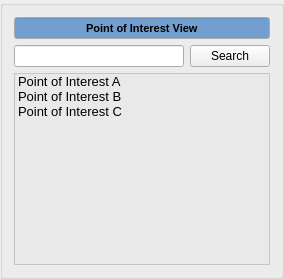
        <widget class="QGroupBox" name="point_of_interest_view_groupbox">
         <property name="title">
          <string/>
         </property>
         <layout class="QGridLayout" name="gridLayout_5">
          <item row="0" column="0" colspan="2">
           <widget class="QLineEdit" name="point_of_interest_view_lineedit">
            <property name="palette">
             <palette>
              <active>
               <colorrole role="Base">
                <brush brushstyle="SolidPattern">
                 <color alpha="255">
                  <red>114</red>
                  <green>159</green>
                  <blue>207</blue>
                 </color>
                </brush>
               </colorrole>
              </active>
              <inactive>
               <colorrole role="Base">
                <brush brushstyle="SolidPattern">
                 <color alpha="255">
                  <red>114</red>
                  <green>159</green>
                  <blue>207</blue>
                 </color>
                </brush>
               </colorrole>
              </inactive>
              <disabled>
               <colorrole role="Base">
                <brush brushstyle="SolidPattern">
                 <color alpha="255">
                  <red>255</red>
                  <green>255</green>
                  <blue>255</blue>
                 </color>
                </brush>
               </colorrole>
              </disabled>
             </palette>
            </property>
            <property name="font">
             <font>
              <pointsize>8</pointsize>
              <weight>75</weight>
              <bold>true</bold>
             </font>
            </property>
            <property name="autoFillBackground">
             <bool>false</bool>
            </property>
            <property name="text">
             <string>Point of Interest View</string>
            </property>
            <property name="alignment">
             <set>Qt::AlignCenter</set>
            </property>
            <property name="readOnly">
             <bool>true</bool>
            </property>
           </widget>
          </item>
          <item row="1" column="1">
           <widget class="QPushButton" name="point_of_interest_view_search_button">
            <property name="text">
             <string>Search</string>
            </property>
           </widget>
          </item>
          <item row="1" column="0">
           <widget class="QLineEdit" name="point_of_interest_view_search_lineedit">
            <property name="palette">
             <palette>
              <active>
               <colorrole role="WindowText">
                <brush brushstyle="SolidPattern">
                 <color alpha="255">
                  <red>0</red>
                  <green>0</green>
                  <blue>0</blue>
                 </color>
                </brush>
               </colorrole>
               <colorrole role="Dark">
                <brush brushstyle="SolidPattern">
                 <color alpha="255">
                  <red>119</red>
                  <green>119</green>
                  <blue>118</blue>
                 </color>
                </brush>
               </colorrole>
               <colorrole role="Mid">
                <brush brushstyle="SolidPattern">
                 <color alpha="255">
                  <red>159</red>
                  <green>159</green>
                  <blue>157</blue>
                 </color>
                </brush>
               </colorrole>
               <colorrole role="Text">
                <brush brushstyle="SolidPattern">
                 <color alpha="255">
                  <red>203</red>
                  <green>203</green>
                  <blue>203</blue>
                 </color>
                </brush>
               </colorrole>
               <colorrole role="ButtonText">
                <brush brushstyle="SolidPattern">
                 <color alpha="255">
                  <red>0</red>
                  <green>0</green>
                  <blue>0</blue>
                 </color>
                </brush>
               </colorrole>
               <colorrole role="Base">
                <brush brushstyle="SolidPattern">
                 <color alpha="255">
                  <red>255</red>
                  <green>255</green>
                  <blue>255</blue>
                 </color>
                </brush>
               </colorrole>
               <colorrole role="Window">
                <brush brushstyle="SolidPattern">
                 <color alpha="255">
                  <red>238</red>
                  <green>238</green>
                  <blue>236</blue>
                 </color>
                </brush>
               </colorrole>
               <colorrole role="Shadow">
                <brush brushstyle="SolidPattern">
                 <color alpha="255">
                  <red>0</red>
                  <green>0</green>
                  <blue>0</blue>
                 </color>
                </brush>
               </colorrole>
               <colorrole role="AlternateBase">
                <brush brushstyle="SolidPattern">
                 <color alpha="255">
                  <red>184</red>
                  <green>184</green>
                  <blue>184</blue>
                 </color>
                </brush>
               </colorrole>
               <colorrole role="ToolTipBase">
                <brush brushstyle="SolidPattern">
                 <color alpha="255">
                  <red>255</red>
                  <green>255</green>
                  <blue>220</blue>
                 </color>
                </brush>
               </colorrole>
               <colorrole role="ToolTipText">
                <brush brushstyle="SolidPattern">
                 <color alpha="255">
                  <red>0</red>
                  <green>0</green>
                  <blue>0</blue>
                 </color>
                </brush>
               </colorrole>
               <colorrole role="PlaceholderText">
                <brush brushstyle="NoBrush">
                 <color alpha="128">
                  <red>203</red>
                  <green>203</green>
                  <blue>203</blue>
                 </color>
                </brush>
               </colorrole>
              </active>
              <inactive>
               <colorrole role="WindowText">
                <brush brushstyle="SolidPattern">
                 <color alpha="255">
                  <red>0</red>
                  <green>0</green>
                  <blue>0</blue>
                 </color>
                </brush>
               </colorrole>
               <colorrole role="Dark">
                <brush brushstyle="SolidPattern">
                 <color alpha="255">
                  <red>119</red>
                  <green>119</green>
                  <blue>118</blue>
                 </color>
                </brush>
               </colorrole>
               <colorrole role="Mid">
                <brush brushstyle="SolidPattern">
                 <color alpha="255">
                  <red>159</red>
                  <green>159</green>
                  <blue>157</blue>
                 </color>
                </brush>
               </colorrole>
               <colorrole role="Text">
                <brush brushstyle="SolidPattern">
                 <color alpha="255">
                  <red>203</red>
                  <green>203</green>
                  <blue>203</blue>
                 </color>
                </brush>
               </colorrole>
               <colorrole role="ButtonText">
                <brush brushstyle="SolidPattern">
                 <color alpha="255">
                  <red>0</red>
                  <green>0</green>
                  <blue>0</blue>
                 </color>
                </brush>
               </colorrole>
               <colorrole role="Base">
                <brush brushstyle="SolidPattern">
                 <color alpha="255">
                  <red>255</red>
                  <green>255</green>
                  <blue>255</blue>
                 </color>
                </brush>
               </colorrole>
               <colorrole role="Window">
                <brush brushstyle="SolidPattern">
                 <color alpha="255">
                  <red>238</red>
                  <green>238</green>
                  <blue>236</blue>
                 </color>
                </brush>
               </colorrole>
               <colorrole role="Shadow">
                <brush brushstyle="SolidPattern">
                 <color alpha="255">
                  <red>0</red>
                  <green>0</green>
                  <blue>0</blue>
                 </color>
                </brush>
               </colorrole>
               <colorrole role="AlternateBase">
                <brush brushstyle="SolidPattern">
                 <color alpha="255">
                  <red>184</red>
                  <green>184</green>
                  <blue>184</blue>
                 </color>
                </brush>
               </colorrole>
               <colorrole role="ToolTipBase">
                <brush brushstyle="SolidPattern">
                 <color alpha="255">
                  <red>255</red>
                  <green>255</green>
                  <blue>220</blue>
                 </color>
                </brush>
               </colorrole>
               <colorrole role="ToolTipText">
                <brush brushstyle="SolidPattern">
                 <color alpha="255">
                  <red>0</red>
                  <green>0</green>
                  <blue>0</blue>
                 </color>
                </brush>
               </colorrole>
               <colorrole role="PlaceholderText">
                <brush brushstyle="NoBrush">
                 <color alpha="128">
                  <red>203</red>
                  <green>203</green>
                  <blue>203</blue>
                 </color>
                </brush>
               </colorrole>
              </inactive>
              <disabled>
               <colorrole role="WindowText">
                <brush brushstyle="SolidPattern">
                 <color alpha="255">
                  <red>119</red>
                  <green>119</green>
                  <blue>118</blue>
                 </color>
                </brush>
               </colorrole>
               <colorrole role="Dark">
                <brush brushstyle="SolidPattern">
                 <color alpha="255">
                  <red>119</red>
                  <green>119</green>
                  <blue>118</blue>
                 </color>
                </brush>
               </colorrole>
               <colorrole role="Mid">
                <brush brushstyle="SolidPattern">
                 <color alpha="255">
                  <red>159</red>
                  <green>159</green>
                  <blue>157</blue>
                 </color>
                </brush>
               </colorrole>
               <colorrole role="Text">
                <brush brushstyle="SolidPattern">
                 <color alpha="255">
                  <red>119</red>
                  <green>119</green>
                  <blue>118</blue>
                 </color>
                </brush>
               </colorrole>
               <colorrole role="ButtonText">
                <brush brushstyle="SolidPattern">
                 <color alpha="255">
                  <red>119</red>
                  <green>119</green>
                  <blue>118</blue>
                 </color>
                </brush>
               </colorrole>
               <colorrole role="Base">
                <brush brushstyle="SolidPattern">
                 <color alpha="255">
                  <red>238</red>
                  <green>238</green>
                  <blue>236</blue>
                 </color>
                </brush>
               </colorrole>
               <colorrole role="Window">
                <brush brushstyle="SolidPattern">
                 <color alpha="255">
                  <red>238</red>
                  <green>238</green>
                  <blue>236</blue>
                 </color>
                </brush>
               </colorrole>
               <colorrole role="Shadow">
                <brush brushstyle="SolidPattern">
                 <color alpha="255">
                  <red>0</red>
                  <green>0</green>
                  <blue>0</blue>
                 </color>
                </brush>
               </colorrole>
               <colorrole role="AlternateBase">
                <brush brushstyle="SolidPattern">
                 <color alpha="255">
                  <red>184</red>
                  <green>184</green>
                  <blue>184</blue>
                 </color>
                </brush>
               </colorrole>
               <colorrole role="ToolTipBase">
                <brush brushstyle="SolidPattern">
                 <color alpha="255">
                  <red>255</red>
                  <green>255</green>
                  <blue>220</blue>
                 </color>
                </brush>
               </colorrole>
               <colorrole role="ToolTipText">
                <brush brushstyle="SolidPattern">
                 <color alpha="255">
                  <red>0</red>
                  <green>0</green>
                  <blue>0</blue>
                 </color>
                </brush>
               </colorrole>
               <colorrole role="PlaceholderText">
                <brush brushstyle="NoBrush">
                 <color alpha="128">
                  <red>203</red>
                  <green>203</green>
                  <blue>203</blue>
                 </color>
                </brush>
               </colorrole>
              </disabled>
             </palette>
            </property>
            <property name="font">
             <font>
              <pointsize>8</pointsize>
             </font>
            </property>
            <property name="text">
             <string/>
            </property>
           </widget>
          </item>
          <item row="2" column="0" colspan="2">
           <widget class="QListWidget" name="point_of_interest_view_listwidget">
            <property name="palette">
             <palette>
              <active>
               <colorrole role="WindowText">
                <brush brushstyle="SolidPattern">
                 <color alpha="255">
                  <red>0</red>
                  <green>0</green>
                  <blue>0</blue>
                 </color>
                </brush>
               </colorrole>
               <colorrole role="Button">
                <brush brushstyle="SolidPattern">
                 <color alpha="255">
                  <red>255</red>
                  <green>255</green>
                  <blue>255</blue>
                 </color>
                </brush>
               </colorrole>
               <colorrole role="Light">
                <brush brushstyle="SolidPattern">
                 <color alpha="255">
                  <red>255</red>
                  <green>255</green>
                  <blue>255</blue>
                 </color>
                </brush>
               </colorrole>
               <colorrole role="Midlight">
                <brush brushstyle="SolidPattern">
                 <color alpha="255">
                  <red>255</red>
                  <green>255</green>
                  <blue>255</blue>
                 </color>
                </brush>
               </colorrole>
               <colorrole role="Dark">
                <brush brushstyle="SolidPattern">
                 <color alpha="255">
                  <red>127</red>
                  <green>127</green>
                  <blue>127</blue>
                 </color>
                </brush>
               </colorrole>
               <colorrole role="Mid">
                <brush brushstyle="SolidPattern">
                 <color alpha="255">
                  <red>170</red>
                  <green>170</green>
                  <blue>170</blue>
                 </color>
                </brush>
               </colorrole>
               <colorrole role="Text">
                <brush brushstyle="SolidPattern">
                 <color alpha="255">
                  <red>0</red>
                  <green>0</green>
                  <blue>0</blue>
                 </color>
                </brush>
               </colorrole>
               <colorrole role="BrightText">
                <brush brushstyle="SolidPattern">
                 <color alpha="255">
                  <red>255</red>
                  <green>255</green>
                  <blue>255</blue>
                 </color>
                </brush>
               </colorrole>
               <colorrole role="Base">
                <brush brushstyle="SolidPattern">
                 <color alpha="142">
                  <red>229</red>
                  <green>229</green>
                  <blue>229</blue>
                 </color>
                </brush>
               </colorrole>
               <colorrole role="Window">
                <brush brushstyle="SolidPattern">
                 <color alpha="255">
                  <red>255</red>
                  <green>255</green>
                  <blue>255</blue>
                 </color>
                </brush>
               </colorrole>
               <colorrole role="Shadow">
                <brush brushstyle="SolidPattern">
                 <color alpha="255">
                  <red>0</red>
                  <green>0</green>
                  <blue>0</blue>
                 </color>
                </brush>
               </colorrole>
               <colorrole role="AlternateBase">
                <brush brushstyle="SolidPattern">
                 <color alpha="255">
                  <red>255</red>
                  <green>255</green>
                  <blue>255</blue>
                 </color>
                </brush>
               </colorrole>
               <colorrole role="ToolTipBase">
                <brush brushstyle="SolidPattern">
                 <color alpha="255">
                  <red>255</red>
                  <green>255</green>
                  <blue>220</blue>
                 </color>
                </brush>
               </colorrole>
               <colorrole role="ToolTipText">
                <brush brushstyle="SolidPattern">
                 <color alpha="255">
                  <red>0</red>
                  <green>0</green>
                  <blue>0</blue>
                 </color>
                </brush>
               </colorrole>
               <colorrole role="PlaceholderText">
                <brush brushstyle="NoBrush">
                 <color alpha="128">
                  <red>0</red>
                  <green>0</green>
                  <blue>0</blue>
                 </color>
                </brush>
               </colorrole>
              </active>
              <inactive>
               <colorrole role="WindowText">
                <brush brushstyle="SolidPattern">
                 <color alpha="255">
                  <red>0</red>
                  <green>0</green>
                  <blue>0</blue>
                 </color>
                </brush>
               </colorrole>
               <colorrole role="Button">
                <brush brushstyle="SolidPattern">
                 <color alpha="255">
                  <red>255</red>
                  <green>255</green>
                  <blue>255</blue>
                 </color>
                </brush>
               </colorrole>
               <colorrole role="Light">
                <brush brushstyle="SolidPattern">
                 <color alpha="255">
                  <red>255</red>
                  <green>255</green>
                  <blue>255</blue>
                 </color>
                </brush>
               </colorrole>
               <colorrole role="Midlight">
                <brush brushstyle="SolidPattern">
                 <color alpha="255">
                  <red>255</red>
                  <green>255</green>
                  <blue>255</blue>
                 </color>
                </brush>
               </colorrole>
               <colorrole role="Dark">
                <brush brushstyle="SolidPattern">
                 <color alpha="255">
                  <red>127</red>
                  <green>127</green>
                  <blue>127</blue>
                 </color>
                </brush>
               </colorrole>
               <colorrole role="Mid">
                <brush brushstyle="SolidPattern">
                 <color alpha="255">
                  <red>170</red>
                  <green>170</green>
                  <blue>170</blue>
                 </color>
                </brush>
               </colorrole>
               <colorrole role="Text">
                <brush brushstyle="SolidPattern">
                 <color alpha="255">
                  <red>0</red>
                  <green>0</green>
                  <blue>0</blue>
                 </color>
                </brush>
               </colorrole>
               <colorrole role="BrightText">
                <brush brushstyle="SolidPattern">
                 <color alpha="255">
                  <red>255</red>
                  <green>255</green>
                  <blue>255</blue>
                 </color>
                </brush>
               </colorrole>
               <colorrole role="Base">
                <brush brushstyle="SolidPattern">
                 <color alpha="142">
                  <red>229</red>
                  <green>229</green>
                  <blue>229</blue>
                 </color>
                </brush>
               </colorrole>
               <colorrole role="Window">
                <brush brushstyle="SolidPattern">
                 <color alpha="255">
                  <red>255</red>
                  <green>255</green>
                  <blue>255</blue>
                 </color>
                </brush>
               </colorrole>
               <colorrole role="Shadow">
                <brush brushstyle="SolidPattern">
                 <color alpha="255">
                  <red>0</red>
                  <green>0</green>
                  <blue>0</blue>
                 </color>
                </brush>
               </colorrole>
               <colorrole role="AlternateBase">
                <brush brushstyle="SolidPattern">
                 <color alpha="255">
                  <red>255</red>
                  <green>255</green>
                  <blue>255</blue>
                 </color>
                </brush>
               </colorrole>
               <colorrole role="ToolTipBase">
                <brush brushstyle="SolidPattern">
                 <color alpha="255">
                  <red>255</red>
                  <green>255</green>
                  <blue>220</blue>
                 </color>
                </brush>
               </colorrole>
               <colorrole role="ToolTipText">
                <brush brushstyle="SolidPattern">
                 <color alpha="255">
                  <red>0</red>
                  <green>0</green>
                  <blue>0</blue>
                 </color>
                </brush>
               </colorrole>
               <colorrole role="PlaceholderText">
                <brush brushstyle="NoBrush">
                 <color alpha="128">
                  <red>0</red>
                  <green>0</green>
                  <blue>0</blue>
                 </color>
                </brush>
               </colorrole>
              </inactive>
              <disabled>
               <colorrole role="WindowText">
                <brush brushstyle="SolidPattern">
                 <color alpha="255">
                  <red>127</red>
                  <green>127</green>
                  <blue>127</blue>
                 </color>
                </brush>
               </colorrole>
               <colorrole role="Button">
                <brush brushstyle="SolidPattern">
                 <color alpha="255">
                  <red>255</red>
                  <green>255</green>
                  <blue>255</blue>
                 </color>
                </brush>
               </colorrole>
               <colorrole role="Light">
                <brush brushstyle="SolidPattern">
                 <color alpha="255">
                  <red>255</red>
                  <green>255</green>
                  <blue>255</blue>
                 </color>
                </brush>
               </colorrole>
               <colorrole role="Midlight">
                <brush brushstyle="SolidPattern">
                 <color alpha="255">
                  <red>255</red>
                  <green>255</green>
                  <blue>255</blue>
                 </color>
                </brush>
               </colorrole>
               <colorrole role="Dark">
                <brush brushstyle="SolidPattern">
                 <color alpha="255">
                  <red>127</red>
                  <green>127</green>
                  <blue>127</blue>
                 </color>
                </brush>
               </colorrole>
               <colorrole role="Mid">
                <brush brushstyle="SolidPattern">
                 <color alpha="255">
                  <red>170</red>
                  <green>170</green>
                  <blue>170</blue>
                 </color>
                </brush>
               </colorrole>
               <colorrole role="Text">
                <brush brushstyle="SolidPattern">
                 <color alpha="255">
                  <red>127</red>
                  <green>127</green>
                  <blue>127</blue>
                 </color>
                </brush>
               </colorrole>
               <colorrole role="BrightText">
                <brush brushstyle="SolidPattern">
                 <color alpha="255">
                  <red>255</red>
                  <green>255</green>
                  <blue>255</blue>
                 </color>
                </brush>
               </colorrole>
               <colorrole role="Base">
                <brush brushstyle="SolidPattern">
                 <color alpha="255">
                  <red>255</red>
                  <green>255</green>
                  <blue>255</blue>
                 </color>
                </brush>
               </colorrole>
               <colorrole role="Window">
                <brush brushstyle="SolidPattern">
                 <color alpha="255">
                  <red>255</red>
                  <green>255</green>
                  <blue>255</blue>
                 </color>
                </brush>
               </colorrole>
               <colorrole role="Shadow">
                <brush brushstyle="SolidPattern">
                 <color alpha="255">
                  <red>0</red>
                  <green>0</green>
                  <blue>0</blue>
                 </color>
                </brush>
               </colorrole>
               <colorrole role="AlternateBase">
                <brush brushstyle="SolidPattern">
                 <color alpha="255">
                  <red>255</red>
                  <green>255</green>
                  <blue>255</blue>
                 </color>
                </brush>
               </colorrole>
               <colorrole role="ToolTipBase">
                <brush brushstyle="SolidPattern">
                 <color alpha="255">
                  <red>255</red>
                  <green>255</green>
                  <blue>220</blue>
                 </color>
                </brush>
               </colorrole>
               <colorrole role="ToolTipText">
                <brush brushstyle="SolidPattern">
                 <color alpha="255">
                  <red>0</red>
                  <green>0</green>
                  <blue>0</blue>
                 </color>
                </brush>
               </colorrole>
               <colorrole role="PlaceholderText">
                <brush brushstyle="NoBrush">
                 <color alpha="128">
                  <red>0</red>
                  <green>0</green>
                  <blue>0</blue>
                 </color>
                </brush>
               </colorrole>
              </disabled>
             </palette>
            </property>
            <property name="font">
             <font>
              <pointsize>10</pointsize>
             </font>
            </property>
            <property name="editTriggers">
             <set>QAbstractItemView::DoubleClicked|QAbstractItemView::EditKeyPressed</set>
            </property>
            <property name="resizeMode">
             <enum>QListView::Adjust</enum>
            </property>
            <property name="spacing">
             <number>0</number>
            </property>
            <item>
             <property name="text">
              <string>Point of Interest A</string>
             </property>
            </item>
            <item>
             <property name="text">
              <string>Point of Interest B</string>
             </property>
            </item>
            <item>
             <property name="text">
              <string>Point of Interest C</string>
             </property>
            </item>
           </widget>
          </item>
         </layout>
        </widget>
